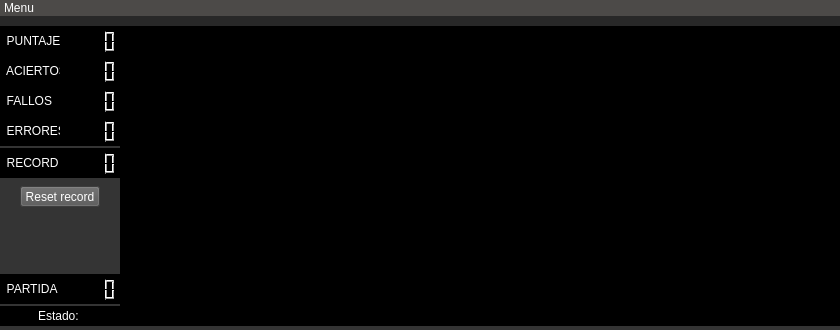
<?xml version="1.0" encoding="UTF-8"?>
<ui version="4.0">
 <class>MainWindow</class>
 <widget class="QMainWindow" name="MainWindow">
  <property name="geometry">
   <rect>
    <x>0</x>
    <y>0</y>
    <width>840</width>
    <height>330</height>
   </rect>
  </property>
  <property name="minimumSize">
   <size>
    <width>840</width>
    <height>330</height>
   </size>
  </property>
  <property name="maximumSize">
   <size>
    <width>840</width>
    <height>330</height>
   </size>
  </property>
  <property name="windowTitle">
   <string>Comunicación entre PC - Mbed</string>
  </property>
  <property name="styleSheet">
   <string notr="true">background-color: rgb(52, 52, 52);</string>
  </property>
  <property name="tabShape">
   <enum>QTabWidget::Triangular</enum>
  </property>
  <property name="dockNestingEnabled">
   <bool>false</bool>
  </property>
  <property name="dockOptions">
   <set>QMainWindow::AllowTabbedDocks|QMainWindow::AnimatedDocks</set>
  </property>
  <widget class="QWidget" name="centralwidget">
   <widget class="QWidget" name="widget" native="true">
    <property name="geometry">
     <rect>
      <x>120</x>
      <y>10</y>
      <width>730</width>
      <height>300</height>
     </rect>
    </property>
    <property name="autoFillBackground">
     <bool>false</bool>
    </property>
    <property name="styleSheet">
     <string notr="true">background-color: rgb(0, 0, 0);</string>
    </property>
   </widget>
   <widget class="QLCDNumber" name="puntaje_2">
    <property name="geometry">
     <rect>
      <x>60</x>
      <y>10</y>
      <width>60</width>
      <height>30</height>
     </rect>
    </property>
    <property name="maximumSize">
     <size>
      <width>60</width>
      <height>30</height>
     </size>
    </property>
    <property name="layoutDirection">
     <enum>Qt::LeftToRight</enum>
    </property>
    <property name="autoFillBackground">
     <bool>false</bool>
    </property>
    <property name="styleSheet">
     <string notr="true">background-color: rgb(0, 0, 0);
background-color: rgb(0, 0, 0);</string>
    </property>
    <property name="frameShape">
     <enum>QFrame::NoFrame</enum>
    </property>
    <property name="frameShadow">
     <enum>QFrame::Raised</enum>
    </property>
    <property name="smallDecimalPoint">
     <bool>false</bool>
    </property>
    <property name="digitCount">
     <number>5</number>
    </property>
    <property name="segmentStyle">
     <enum>QLCDNumber::Filled</enum>
    </property>
   </widget>
   <widget class="QLCDNumber" name="aciertos_2">
    <property name="geometry">
     <rect>
      <x>60</x>
      <y>40</y>
      <width>60</width>
      <height>30</height>
     </rect>
    </property>
    <property name="maximumSize">
     <size>
      <width>60</width>
      <height>16777215</height>
     </size>
    </property>
    <property name="autoFillBackground">
     <bool>false</bool>
    </property>
    <property name="styleSheet">
     <string notr="true">background-color: rgb(0, 0, 0);
background-color: rgb(0, 0, 0);</string>
    </property>
    <property name="frameShape">
     <enum>QFrame::NoFrame</enum>
    </property>
    <property name="frameShadow">
     <enum>QFrame::Raised</enum>
    </property>
   </widget>
   <widget class="QLCDNumber" name="errores_2">
    <property name="geometry">
     <rect>
      <x>60</x>
      <y>100</y>
      <width>60</width>
      <height>30</height>
     </rect>
    </property>
    <property name="maximumSize">
     <size>
      <width>60</width>
      <height>16777215</height>
     </size>
    </property>
    <property name="autoFillBackground">
     <bool>false</bool>
    </property>
    <property name="styleSheet">
     <string notr="true">background-color: rgb(0, 0, 0);
background-color: rgb(0, 0, 0);</string>
    </property>
    <property name="frameShape">
     <enum>QFrame::NoFrame</enum>
    </property>
    <property name="frameShadow">
     <enum>QFrame::Raised</enum>
    </property>
   </widget>
   <widget class="QLCDNumber" name="fallos_2">
    <property name="geometry">
     <rect>
      <x>60</x>
      <y>70</y>
      <width>60</width>
      <height>30</height>
     </rect>
    </property>
    <property name="maximumSize">
     <size>
      <width>60</width>
      <height>16777215</height>
     </size>
    </property>
    <property name="autoFillBackground">
     <bool>false</bool>
    </property>
    <property name="styleSheet">
     <string notr="true">background-color: rgb(0, 0, 0);
background-color: rgb(0, 0, 0);</string>
    </property>
    <property name="frameShape">
     <enum>QFrame::NoFrame</enum>
    </property>
    <property name="frameShadow">
     <enum>QFrame::Raised</enum>
    </property>
   </widget>
   <widget class="QLabel" name="aciertos">
    <property name="geometry">
     <rect>
      <x>0</x>
      <y>40</y>
      <width>60</width>
      <height>30</height>
     </rect>
    </property>
    <property name="maximumSize">
     <size>
      <width>60</width>
      <height>16777215</height>
     </size>
    </property>
    <property name="palette">
     <palette>
      <active>
       <colorrole role="WindowText">
        <brush brushstyle="SolidPattern">
         <color alpha="255">
          <red>255</red>
          <green>255</green>
          <blue>255</blue>
         </color>
        </brush>
       </colorrole>
       <colorrole role="Button">
        <brush brushstyle="SolidPattern">
         <color alpha="255">
          <red>0</red>
          <green>0</green>
          <blue>0</blue>
         </color>
        </brush>
       </colorrole>
       <colorrole role="Text">
        <brush brushstyle="SolidPattern">
         <color alpha="255">
          <red>255</red>
          <green>255</green>
          <blue>255</blue>
         </color>
        </brush>
       </colorrole>
       <colorrole role="ButtonText">
        <brush brushstyle="SolidPattern">
         <color alpha="255">
          <red>255</red>
          <green>255</green>
          <blue>255</blue>
         </color>
        </brush>
       </colorrole>
       <colorrole role="Base">
        <brush brushstyle="SolidPattern">
         <color alpha="255">
          <red>0</red>
          <green>0</green>
          <blue>0</blue>
         </color>
        </brush>
       </colorrole>
       <colorrole role="Window">
        <brush brushstyle="SolidPattern">
         <color alpha="255">
          <red>0</red>
          <green>0</green>
          <blue>0</blue>
         </color>
        </brush>
       </colorrole>
       <colorrole role="PlaceholderText">
        <brush brushstyle="SolidPattern">
         <color alpha="128">
          <red>255</red>
          <green>255</green>
          <blue>255</blue>
         </color>
        </brush>
       </colorrole>
      </active>
      <inactive>
       <colorrole role="WindowText">
        <brush brushstyle="SolidPattern">
         <color alpha="255">
          <red>255</red>
          <green>255</green>
          <blue>255</blue>
         </color>
        </brush>
       </colorrole>
       <colorrole role="Button">
        <brush brushstyle="SolidPattern">
         <color alpha="255">
          <red>0</red>
          <green>0</green>
          <blue>0</blue>
         </color>
        </brush>
       </colorrole>
       <colorrole role="Text">
        <brush brushstyle="SolidPattern">
         <color alpha="255">
          <red>255</red>
          <green>255</green>
          <blue>255</blue>
         </color>
        </brush>
       </colorrole>
       <colorrole role="ButtonText">
        <brush brushstyle="SolidPattern">
         <color alpha="255">
          <red>255</red>
          <green>255</green>
          <blue>255</blue>
         </color>
        </brush>
       </colorrole>
       <colorrole role="Base">
        <brush brushstyle="SolidPattern">
         <color alpha="255">
          <red>0</red>
          <green>0</green>
          <blue>0</blue>
         </color>
        </brush>
       </colorrole>
       <colorrole role="Window">
        <brush brushstyle="SolidPattern">
         <color alpha="255">
          <red>0</red>
          <green>0</green>
          <blue>0</blue>
         </color>
        </brush>
       </colorrole>
       <colorrole role="PlaceholderText">
        <brush brushstyle="SolidPattern">
         <color alpha="128">
          <red>255</red>
          <green>255</green>
          <blue>255</blue>
         </color>
        </brush>
       </colorrole>
      </inactive>
      <disabled>
       <colorrole role="WindowText">
        <brush brushstyle="SolidPattern">
         <color alpha="255">
          <red>255</red>
          <green>255</green>
          <blue>255</blue>
         </color>
        </brush>
       </colorrole>
       <colorrole role="Button">
        <brush brushstyle="SolidPattern">
         <color alpha="255">
          <red>0</red>
          <green>0</green>
          <blue>0</blue>
         </color>
        </brush>
       </colorrole>
       <colorrole role="Text">
        <brush brushstyle="SolidPattern">
         <color alpha="255">
          <red>255</red>
          <green>255</green>
          <blue>255</blue>
         </color>
        </brush>
       </colorrole>
       <colorrole role="ButtonText">
        <brush brushstyle="SolidPattern">
         <color alpha="255">
          <red>255</red>
          <green>255</green>
          <blue>255</blue>
         </color>
        </brush>
       </colorrole>
       <colorrole role="Base">
        <brush brushstyle="SolidPattern">
         <color alpha="255">
          <red>0</red>
          <green>0</green>
          <blue>0</blue>
         </color>
        </brush>
       </colorrole>
       <colorrole role="Window">
        <brush brushstyle="SolidPattern">
         <color alpha="255">
          <red>0</red>
          <green>0</green>
          <blue>0</blue>
         </color>
        </brush>
       </colorrole>
       <colorrole role="PlaceholderText">
        <brush brushstyle="SolidPattern">
         <color alpha="128">
          <red>0</red>
          <green>0</green>
          <blue>0</blue>
         </color>
        </brush>
       </colorrole>
      </disabled>
     </palette>
    </property>
    <property name="autoFillBackground">
     <bool>false</bool>
    </property>
    <property name="styleSheet">
     <string notr="true">background-color: rgb(0, 0, 0);
color: rgb(255, 255, 255);
background-color: rgb(0, 0, 0);</string>
    </property>
    <property name="text">
     <string>  ACIERTOS</string>
    </property>
   </widget>
   <widget class="QLabel" name="errores">
    <property name="geometry">
     <rect>
      <x>0</x>
      <y>100</y>
      <width>60</width>
      <height>30</height>
     </rect>
    </property>
    <property name="maximumSize">
     <size>
      <width>60</width>
      <height>16777215</height>
     </size>
    </property>
    <property name="palette">
     <palette>
      <active>
       <colorrole role="WindowText">
        <brush brushstyle="SolidPattern">
         <color alpha="255">
          <red>255</red>
          <green>255</green>
          <blue>255</blue>
         </color>
        </brush>
       </colorrole>
       <colorrole role="Button">
        <brush brushstyle="SolidPattern">
         <color alpha="255">
          <red>0</red>
          <green>0</green>
          <blue>0</blue>
         </color>
        </brush>
       </colorrole>
       <colorrole role="Text">
        <brush brushstyle="SolidPattern">
         <color alpha="255">
          <red>255</red>
          <green>255</green>
          <blue>255</blue>
         </color>
        </brush>
       </colorrole>
       <colorrole role="ButtonText">
        <brush brushstyle="SolidPattern">
         <color alpha="255">
          <red>255</red>
          <green>255</green>
          <blue>255</blue>
         </color>
        </brush>
       </colorrole>
       <colorrole role="Base">
        <brush brushstyle="SolidPattern">
         <color alpha="255">
          <red>0</red>
          <green>0</green>
          <blue>0</blue>
         </color>
        </brush>
       </colorrole>
       <colorrole role="Window">
        <brush brushstyle="SolidPattern">
         <color alpha="255">
          <red>0</red>
          <green>0</green>
          <blue>0</blue>
         </color>
        </brush>
       </colorrole>
       <colorrole role="PlaceholderText">
        <brush brushstyle="SolidPattern">
         <color alpha="128">
          <red>255</red>
          <green>255</green>
          <blue>255</blue>
         </color>
        </brush>
       </colorrole>
      </active>
      <inactive>
       <colorrole role="WindowText">
        <brush brushstyle="SolidPattern">
         <color alpha="255">
          <red>255</red>
          <green>255</green>
          <blue>255</blue>
         </color>
        </brush>
       </colorrole>
       <colorrole role="Button">
        <brush brushstyle="SolidPattern">
         <color alpha="255">
          <red>0</red>
          <green>0</green>
          <blue>0</blue>
         </color>
        </brush>
       </colorrole>
       <colorrole role="Text">
        <brush brushstyle="SolidPattern">
         <color alpha="255">
          <red>255</red>
          <green>255</green>
          <blue>255</blue>
         </color>
        </brush>
       </colorrole>
       <colorrole role="ButtonText">
        <brush brushstyle="SolidPattern">
         <color alpha="255">
          <red>255</red>
          <green>255</green>
          <blue>255</blue>
         </color>
        </brush>
       </colorrole>
       <colorrole role="Base">
        <brush brushstyle="SolidPattern">
         <color alpha="255">
          <red>0</red>
          <green>0</green>
          <blue>0</blue>
         </color>
        </brush>
       </colorrole>
       <colorrole role="Window">
        <brush brushstyle="SolidPattern">
         <color alpha="255">
          <red>0</red>
          <green>0</green>
          <blue>0</blue>
         </color>
        </brush>
       </colorrole>
       <colorrole role="PlaceholderText">
        <brush brushstyle="SolidPattern">
         <color alpha="128">
          <red>255</red>
          <green>255</green>
          <blue>255</blue>
         </color>
        </brush>
       </colorrole>
      </inactive>
      <disabled>
       <colorrole role="WindowText">
        <brush brushstyle="SolidPattern">
         <color alpha="255">
          <red>255</red>
          <green>255</green>
          <blue>255</blue>
         </color>
        </brush>
       </colorrole>
       <colorrole role="Button">
        <brush brushstyle="SolidPattern">
         <color alpha="255">
          <red>0</red>
          <green>0</green>
          <blue>0</blue>
         </color>
        </brush>
       </colorrole>
       <colorrole role="Text">
        <brush brushstyle="SolidPattern">
         <color alpha="255">
          <red>255</red>
          <green>255</green>
          <blue>255</blue>
         </color>
        </brush>
       </colorrole>
       <colorrole role="ButtonText">
        <brush brushstyle="SolidPattern">
         <color alpha="255">
          <red>255</red>
          <green>255</green>
          <blue>255</blue>
         </color>
        </brush>
       </colorrole>
       <colorrole role="Base">
        <brush brushstyle="SolidPattern">
         <color alpha="255">
          <red>0</red>
          <green>0</green>
          <blue>0</blue>
         </color>
        </brush>
       </colorrole>
       <colorrole role="Window">
        <brush brushstyle="SolidPattern">
         <color alpha="255">
          <red>0</red>
          <green>0</green>
          <blue>0</blue>
         </color>
        </brush>
       </colorrole>
       <colorrole role="PlaceholderText">
        <brush brushstyle="SolidPattern">
         <color alpha="128">
          <red>0</red>
          <green>0</green>
          <blue>0</blue>
         </color>
        </brush>
       </colorrole>
      </disabled>
     </palette>
    </property>
    <property name="autoFillBackground">
     <bool>false</bool>
    </property>
    <property name="styleSheet">
     <string notr="true">background-color: rgb(0, 0, 0);
color: rgb(255, 255, 255);
background-color: rgb(0, 0, 0);</string>
    </property>
    <property name="text">
     <string>  ERRORES</string>
    </property>
   </widget>
   <widget class="QLabel" name="fallos">
    <property name="geometry">
     <rect>
      <x>0</x>
      <y>70</y>
      <width>60</width>
      <height>30</height>
     </rect>
    </property>
    <property name="maximumSize">
     <size>
      <width>60</width>
      <height>16777215</height>
     </size>
    </property>
    <property name="palette">
     <palette>
      <active>
       <colorrole role="WindowText">
        <brush brushstyle="SolidPattern">
         <color alpha="255">
          <red>255</red>
          <green>255</green>
          <blue>255</blue>
         </color>
        </brush>
       </colorrole>
       <colorrole role="Button">
        <brush brushstyle="SolidPattern">
         <color alpha="255">
          <red>0</red>
          <green>0</green>
          <blue>0</blue>
         </color>
        </brush>
       </colorrole>
       <colorrole role="Text">
        <brush brushstyle="SolidPattern">
         <color alpha="255">
          <red>255</red>
          <green>255</green>
          <blue>255</blue>
         </color>
        </brush>
       </colorrole>
       <colorrole role="ButtonText">
        <brush brushstyle="SolidPattern">
         <color alpha="255">
          <red>255</red>
          <green>255</green>
          <blue>255</blue>
         </color>
        </brush>
       </colorrole>
       <colorrole role="Base">
        <brush brushstyle="SolidPattern">
         <color alpha="255">
          <red>0</red>
          <green>0</green>
          <blue>0</blue>
         </color>
        </brush>
       </colorrole>
       <colorrole role="Window">
        <brush brushstyle="SolidPattern">
         <color alpha="255">
          <red>0</red>
          <green>0</green>
          <blue>0</blue>
         </color>
        </brush>
       </colorrole>
       <colorrole role="PlaceholderText">
        <brush brushstyle="SolidPattern">
         <color alpha="128">
          <red>255</red>
          <green>255</green>
          <blue>255</blue>
         </color>
        </brush>
       </colorrole>
      </active>
      <inactive>
       <colorrole role="WindowText">
        <brush brushstyle="SolidPattern">
         <color alpha="255">
          <red>255</red>
          <green>255</green>
          <blue>255</blue>
         </color>
        </brush>
       </colorrole>
       <colorrole role="Button">
        <brush brushstyle="SolidPattern">
         <color alpha="255">
          <red>0</red>
          <green>0</green>
          <blue>0</blue>
         </color>
        </brush>
       </colorrole>
       <colorrole role="Text">
        <brush brushstyle="SolidPattern">
         <color alpha="255">
          <red>255</red>
          <green>255</green>
          <blue>255</blue>
         </color>
        </brush>
       </colorrole>
       <colorrole role="ButtonText">
        <brush brushstyle="SolidPattern">
         <color alpha="255">
          <red>255</red>
          <green>255</green>
          <blue>255</blue>
         </color>
        </brush>
       </colorrole>
       <colorrole role="Base">
        <brush brushstyle="SolidPattern">
         <color alpha="255">
          <red>0</red>
          <green>0</green>
          <blue>0</blue>
         </color>
        </brush>
       </colorrole>
       <colorrole role="Window">
        <brush brushstyle="SolidPattern">
         <color alpha="255">
          <red>0</red>
          <green>0</green>
          <blue>0</blue>
         </color>
        </brush>
       </colorrole>
       <colorrole role="PlaceholderText">
        <brush brushstyle="SolidPattern">
         <color alpha="128">
          <red>255</red>
          <green>255</green>
          <blue>255</blue>
         </color>
        </brush>
       </colorrole>
      </inactive>
      <disabled>
       <colorrole role="WindowText">
        <brush brushstyle="SolidPattern">
         <color alpha="255">
          <red>255</red>
          <green>255</green>
          <blue>255</blue>
         </color>
        </brush>
       </colorrole>
       <colorrole role="Button">
        <brush brushstyle="SolidPattern">
         <color alpha="255">
          <red>0</red>
          <green>0</green>
          <blue>0</blue>
         </color>
        </brush>
       </colorrole>
       <colorrole role="Text">
        <brush brushstyle="SolidPattern">
         <color alpha="255">
          <red>255</red>
          <green>255</green>
          <blue>255</blue>
         </color>
        </brush>
       </colorrole>
       <colorrole role="ButtonText">
        <brush brushstyle="SolidPattern">
         <color alpha="255">
          <red>255</red>
          <green>255</green>
          <blue>255</blue>
         </color>
        </brush>
       </colorrole>
       <colorrole role="Base">
        <brush brushstyle="SolidPattern">
         <color alpha="255">
          <red>0</red>
          <green>0</green>
          <blue>0</blue>
         </color>
        </brush>
       </colorrole>
       <colorrole role="Window">
        <brush brushstyle="SolidPattern">
         <color alpha="255">
          <red>0</red>
          <green>0</green>
          <blue>0</blue>
         </color>
        </brush>
       </colorrole>
       <colorrole role="PlaceholderText">
        <brush brushstyle="SolidPattern">
         <color alpha="128">
          <red>0</red>
          <green>0</green>
          <blue>0</blue>
         </color>
        </brush>
       </colorrole>
      </disabled>
     </palette>
    </property>
    <property name="autoFillBackground">
     <bool>false</bool>
    </property>
    <property name="styleSheet">
     <string notr="true">background-color: rgb(0, 0, 0);
color: rgb(255, 255, 255);
background-color: rgb(0, 0, 0);</string>
    </property>
    <property name="text">
     <string>  FALLOS</string>
    </property>
   </widget>
   <widget class="QLabel" name="estado1">
    <property name="geometry">
     <rect>
      <x>0</x>
      <y>290</y>
      <width>120</width>
      <height>20</height>
     </rect>
    </property>
    <property name="autoFillBackground">
     <bool>false</bool>
    </property>
    <property name="styleSheet">
     <string notr="true">background-color: rgb(0, 0, 0);
color: rgb(255, 255, 255);</string>
    </property>
    <property name="frameShape">
     <enum>QFrame::NoFrame</enum>
    </property>
    <property name="frameShadow">
     <enum>QFrame::Raised</enum>
    </property>
    <property name="text">
     <string>Estado: </string>
    </property>
    <property name="textFormat">
     <enum>Qt::AutoText</enum>
    </property>
    <property name="alignment">
     <set>Qt::AlignCenter</set>
    </property>
   </widget>
   <widget class="QLabel" name="puntaje">
    <property name="geometry">
     <rect>
      <x>0</x>
      <y>10</y>
      <width>60</width>
      <height>30</height>
     </rect>
    </property>
    <property name="maximumSize">
     <size>
      <width>60</width>
      <height>16777215</height>
     </size>
    </property>
    <property name="palette">
     <palette>
      <active>
       <colorrole role="WindowText">
        <brush brushstyle="SolidPattern">
         <color alpha="255">
          <red>255</red>
          <green>255</green>
          <blue>255</blue>
         </color>
        </brush>
       </colorrole>
       <colorrole role="Button">
        <brush brushstyle="SolidPattern">
         <color alpha="255">
          <red>0</red>
          <green>0</green>
          <blue>0</blue>
         </color>
        </brush>
       </colorrole>
       <colorrole role="Text">
        <brush brushstyle="SolidPattern">
         <color alpha="255">
          <red>255</red>
          <green>255</green>
          <blue>255</blue>
         </color>
        </brush>
       </colorrole>
       <colorrole role="ButtonText">
        <brush brushstyle="SolidPattern">
         <color alpha="255">
          <red>255</red>
          <green>255</green>
          <blue>255</blue>
         </color>
        </brush>
       </colorrole>
       <colorrole role="Base">
        <brush brushstyle="SolidPattern">
         <color alpha="255">
          <red>0</red>
          <green>0</green>
          <blue>0</blue>
         </color>
        </brush>
       </colorrole>
       <colorrole role="Window">
        <brush brushstyle="SolidPattern">
         <color alpha="255">
          <red>0</red>
          <green>0</green>
          <blue>0</blue>
         </color>
        </brush>
       </colorrole>
       <colorrole role="PlaceholderText">
        <brush brushstyle="SolidPattern">
         <color alpha="128">
          <red>255</red>
          <green>255</green>
          <blue>255</blue>
         </color>
        </brush>
       </colorrole>
      </active>
      <inactive>
       <colorrole role="WindowText">
        <brush brushstyle="SolidPattern">
         <color alpha="255">
          <red>255</red>
          <green>255</green>
          <blue>255</blue>
         </color>
        </brush>
       </colorrole>
       <colorrole role="Button">
        <brush brushstyle="SolidPattern">
         <color alpha="255">
          <red>0</red>
          <green>0</green>
          <blue>0</blue>
         </color>
        </brush>
       </colorrole>
       <colorrole role="Text">
        <brush brushstyle="SolidPattern">
         <color alpha="255">
          <red>255</red>
          <green>255</green>
          <blue>255</blue>
         </color>
        </brush>
       </colorrole>
       <colorrole role="ButtonText">
        <brush brushstyle="SolidPattern">
         <color alpha="255">
          <red>255</red>
          <green>255</green>
          <blue>255</blue>
         </color>
        </brush>
       </colorrole>
       <colorrole role="Base">
        <brush brushstyle="SolidPattern">
         <color alpha="255">
          <red>0</red>
          <green>0</green>
          <blue>0</blue>
         </color>
        </brush>
       </colorrole>
       <colorrole role="Window">
        <brush brushstyle="SolidPattern">
         <color alpha="255">
          <red>0</red>
          <green>0</green>
          <blue>0</blue>
         </color>
        </brush>
       </colorrole>
       <colorrole role="PlaceholderText">
        <brush brushstyle="SolidPattern">
         <color alpha="128">
          <red>255</red>
          <green>255</green>
          <blue>255</blue>
         </color>
        </brush>
       </colorrole>
      </inactive>
      <disabled>
       <colorrole role="WindowText">
        <brush brushstyle="SolidPattern">
         <color alpha="255">
          <red>255</red>
          <green>255</green>
          <blue>255</blue>
         </color>
        </brush>
       </colorrole>
       <colorrole role="Button">
        <brush brushstyle="SolidPattern">
         <color alpha="255">
          <red>0</red>
          <green>0</green>
          <blue>0</blue>
         </color>
        </brush>
       </colorrole>
       <colorrole role="Text">
        <brush brushstyle="SolidPattern">
         <color alpha="255">
          <red>255</red>
          <green>255</green>
          <blue>255</blue>
         </color>
        </brush>
       </colorrole>
       <colorrole role="ButtonText">
        <brush brushstyle="SolidPattern">
         <color alpha="255">
          <red>255</red>
          <green>255</green>
          <blue>255</blue>
         </color>
        </brush>
       </colorrole>
       <colorrole role="Base">
        <brush brushstyle="SolidPattern">
         <color alpha="255">
          <red>0</red>
          <green>0</green>
          <blue>0</blue>
         </color>
        </brush>
       </colorrole>
       <colorrole role="Window">
        <brush brushstyle="SolidPattern">
         <color alpha="255">
          <red>0</red>
          <green>0</green>
          <blue>0</blue>
         </color>
        </brush>
       </colorrole>
       <colorrole role="PlaceholderText">
        <brush brushstyle="SolidPattern">
         <color alpha="128">
          <red>0</red>
          <green>0</green>
          <blue>0</blue>
         </color>
        </brush>
       </colorrole>
      </disabled>
     </palette>
    </property>
    <property name="autoFillBackground">
     <bool>false</bool>
    </property>
    <property name="styleSheet">
     <string notr="true">background-color: rgb(0, 0, 0);
color: rgb(255, 255, 255);
background-color: rgb(0, 0, 0);</string>
    </property>
    <property name="text">
     <string>  PUNTAJE</string>
    </property>
   </widget>
   <widget class="QProgressBar" name="progressBar">
    <property name="enabled">
     <bool>true</bool>
    </property>
    <property name="geometry">
     <rect>
      <x>-1</x>
      <y>0</y>
      <width>851</width>
      <height>10</height>
     </rect>
    </property>
    <property name="focusPolicy">
     <enum>Qt::NoFocus</enum>
    </property>
    <property name="contextMenuPolicy">
     <enum>Qt::NoContextMenu</enum>
    </property>
    <property name="acceptDrops">
     <bool>true</bool>
    </property>
    <property name="toolTip">
     <string notr="true"/>
    </property>
    <property name="autoFillBackground">
     <bool>false</bool>
    </property>
    <property name="styleSheet">
     <string notr="true">QProgressBar {
	background-color: rgb(40, 40, 40);
	border: 0px solid black;
	border-radius: 0px
}

QProgressBar::chunk {
	background-color: #a70006;
	width: 10px;
}</string>
    </property>
    <property name="maximum">
     <number>2990</number>
    </property>
    <property name="value">
     <number>0</number>
    </property>
    <property name="alignment">
     <set>Qt::AlignLeading|Qt::AlignLeft|Qt::AlignVCenter</set>
    </property>
    <property name="textVisible">
     <bool>false</bool>
    </property>
    <property name="invertedAppearance">
     <bool>false</bool>
    </property>
    <property name="format">
     <string>%v%</string>
    </property>
   </widget>
   <widget class="QLCDNumber" name="record_2">
    <property name="geometry">
     <rect>
      <x>60</x>
      <y>132</y>
      <width>60</width>
      <height>30</height>
     </rect>
    </property>
    <property name="maximumSize">
     <size>
      <width>60</width>
      <height>16777215</height>
     </size>
    </property>
    <property name="layoutDirection">
     <enum>Qt::LeftToRight</enum>
    </property>
    <property name="autoFillBackground">
     <bool>false</bool>
    </property>
    <property name="styleSheet">
     <string notr="true">background-color: rgb(0, 0, 0);
background-color: rgb(0, 0, 0);</string>
    </property>
    <property name="frameShape">
     <enum>QFrame::NoFrame</enum>
    </property>
    <property name="frameShadow">
     <enum>QFrame::Raised</enum>
    </property>
    <property name="smallDecimalPoint">
     <bool>false</bool>
    </property>
    <property name="digitCount">
     <number>5</number>
    </property>
    <property name="segmentStyle">
     <enum>QLCDNumber::Filled</enum>
    </property>
   </widget>
   <widget class="QLabel" name="record">
    <property name="geometry">
     <rect>
      <x>0</x>
      <y>132</y>
      <width>60</width>
      <height>30</height>
     </rect>
    </property>
    <property name="maximumSize">
     <size>
      <width>60</width>
      <height>16777215</height>
     </size>
    </property>
    <property name="palette">
     <palette>
      <active>
       <colorrole role="WindowText">
        <brush brushstyle="SolidPattern">
         <color alpha="255">
          <red>255</red>
          <green>255</green>
          <blue>255</blue>
         </color>
        </brush>
       </colorrole>
       <colorrole role="Button">
        <brush brushstyle="SolidPattern">
         <color alpha="255">
          <red>0</red>
          <green>0</green>
          <blue>0</blue>
         </color>
        </brush>
       </colorrole>
       <colorrole role="Text">
        <brush brushstyle="SolidPattern">
         <color alpha="255">
          <red>255</red>
          <green>255</green>
          <blue>255</blue>
         </color>
        </brush>
       </colorrole>
       <colorrole role="ButtonText">
        <brush brushstyle="SolidPattern">
         <color alpha="255">
          <red>255</red>
          <green>255</green>
          <blue>255</blue>
         </color>
        </brush>
       </colorrole>
       <colorrole role="Base">
        <brush brushstyle="SolidPattern">
         <color alpha="255">
          <red>0</red>
          <green>0</green>
          <blue>0</blue>
         </color>
        </brush>
       </colorrole>
       <colorrole role="Window">
        <brush brushstyle="SolidPattern">
         <color alpha="255">
          <red>0</red>
          <green>0</green>
          <blue>0</blue>
         </color>
        </brush>
       </colorrole>
       <colorrole role="PlaceholderText">
        <brush brushstyle="SolidPattern">
         <color alpha="128">
          <red>255</red>
          <green>255</green>
          <blue>255</blue>
         </color>
        </brush>
       </colorrole>
      </active>
      <inactive>
       <colorrole role="WindowText">
        <brush brushstyle="SolidPattern">
         <color alpha="255">
          <red>255</red>
          <green>255</green>
          <blue>255</blue>
         </color>
        </brush>
       </colorrole>
       <colorrole role="Button">
        <brush brushstyle="SolidPattern">
         <color alpha="255">
          <red>0</red>
          <green>0</green>
          <blue>0</blue>
         </color>
        </brush>
       </colorrole>
       <colorrole role="Text">
        <brush brushstyle="SolidPattern">
         <color alpha="255">
          <red>255</red>
          <green>255</green>
          <blue>255</blue>
         </color>
        </brush>
       </colorrole>
       <colorrole role="ButtonText">
        <brush brushstyle="SolidPattern">
         <color alpha="255">
          <red>255</red>
          <green>255</green>
          <blue>255</blue>
         </color>
        </brush>
       </colorrole>
       <colorrole role="Base">
        <brush brushstyle="SolidPattern">
         <color alpha="255">
          <red>0</red>
          <green>0</green>
          <blue>0</blue>
         </color>
        </brush>
       </colorrole>
       <colorrole role="Window">
        <brush brushstyle="SolidPattern">
         <color alpha="255">
          <red>0</red>
          <green>0</green>
          <blue>0</blue>
         </color>
        </brush>
       </colorrole>
       <colorrole role="PlaceholderText">
        <brush brushstyle="SolidPattern">
         <color alpha="128">
          <red>255</red>
          <green>255</green>
          <blue>255</blue>
         </color>
        </brush>
       </colorrole>
      </inactive>
      <disabled>
       <colorrole role="WindowText">
        <brush brushstyle="SolidPattern">
         <color alpha="255">
          <red>255</red>
          <green>255</green>
          <blue>255</blue>
         </color>
        </brush>
       </colorrole>
       <colorrole role="Button">
        <brush brushstyle="SolidPattern">
         <color alpha="255">
          <red>0</red>
          <green>0</green>
          <blue>0</blue>
         </color>
        </brush>
       </colorrole>
       <colorrole role="Text">
        <brush brushstyle="SolidPattern">
         <color alpha="255">
          <red>255</red>
          <green>255</green>
          <blue>255</blue>
         </color>
        </brush>
       </colorrole>
       <colorrole role="ButtonText">
        <brush brushstyle="SolidPattern">
         <color alpha="255">
          <red>255</red>
          <green>255</green>
          <blue>255</blue>
         </color>
        </brush>
       </colorrole>
       <colorrole role="Base">
        <brush brushstyle="SolidPattern">
         <color alpha="255">
          <red>0</red>
          <green>0</green>
          <blue>0</blue>
         </color>
        </brush>
       </colorrole>
       <colorrole role="Window">
        <brush brushstyle="SolidPattern">
         <color alpha="255">
          <red>0</red>
          <green>0</green>
          <blue>0</blue>
         </color>
        </brush>
       </colorrole>
       <colorrole role="PlaceholderText">
        <brush brushstyle="SolidPattern">
         <color alpha="128">
          <red>0</red>
          <green>0</green>
          <blue>0</blue>
         </color>
        </brush>
       </colorrole>
      </disabled>
     </palette>
    </property>
    <property name="autoFillBackground">
     <bool>false</bool>
    </property>
    <property name="styleSheet">
     <string notr="true">background-color: rgb(0, 0, 0);
color: rgb(255, 255, 255);
background-color: rgb(0, 0, 0);</string>
    </property>
    <property name="text">
     <string>  RECORD</string>
    </property>
   </widget>
   <widget class="QPushButton" name="pushButton">
    <property name="geometry">
     <rect>
      <x>20</x>
      <y>170</y>
      <width>80</width>
      <height>21</height>
     </rect>
    </property>
    <property name="styleSheet">
     <string notr="true">background-color: rgb(85, 85, 85);
color: rgb(255, 255, 255);</string>
    </property>
    <property name="text">
     <string>Reset record</string>
    </property>
    <property name="flat">
     <bool>false</bool>
    </property>
   </widget>
   <widget class="QLCDNumber" name="partida_2">
    <property name="geometry">
     <rect>
      <x>60</x>
      <y>258</y>
      <width>60</width>
      <height>30</height>
     </rect>
    </property>
    <property name="maximumSize">
     <size>
      <width>60</width>
      <height>16777215</height>
     </size>
    </property>
    <property name="layoutDirection">
     <enum>Qt::LeftToRight</enum>
    </property>
    <property name="autoFillBackground">
     <bool>false</bool>
    </property>
    <property name="styleSheet">
     <string notr="true">background-color: rgb(0, 0, 0);
background-color: rgb(0, 0, 0);</string>
    </property>
    <property name="frameShape">
     <enum>QFrame::NoFrame</enum>
    </property>
    <property name="frameShadow">
     <enum>QFrame::Raised</enum>
    </property>
    <property name="smallDecimalPoint">
     <bool>false</bool>
    </property>
    <property name="digitCount">
     <number>5</number>
    </property>
    <property name="segmentStyle">
     <enum>QLCDNumber::Filled</enum>
    </property>
   </widget>
   <widget class="QLabel" name="partida">
    <property name="geometry">
     <rect>
      <x>0</x>
      <y>258</y>
      <width>60</width>
      <height>30</height>
     </rect>
    </property>
    <property name="maximumSize">
     <size>
      <width>60</width>
      <height>16777215</height>
     </size>
    </property>
    <property name="palette">
     <palette>
      <active>
       <colorrole role="WindowText">
        <brush brushstyle="SolidPattern">
         <color alpha="255">
          <red>255</red>
          <green>255</green>
          <blue>255</blue>
         </color>
        </brush>
       </colorrole>
       <colorrole role="Button">
        <brush brushstyle="SolidPattern">
         <color alpha="255">
          <red>0</red>
          <green>0</green>
          <blue>0</blue>
         </color>
        </brush>
       </colorrole>
       <colorrole role="Text">
        <brush brushstyle="SolidPattern">
         <color alpha="255">
          <red>255</red>
          <green>255</green>
          <blue>255</blue>
         </color>
        </brush>
       </colorrole>
       <colorrole role="ButtonText">
        <brush brushstyle="SolidPattern">
         <color alpha="255">
          <red>255</red>
          <green>255</green>
          <blue>255</blue>
         </color>
        </brush>
       </colorrole>
       <colorrole role="Base">
        <brush brushstyle="SolidPattern">
         <color alpha="255">
          <red>0</red>
          <green>0</green>
          <blue>0</blue>
         </color>
        </brush>
       </colorrole>
       <colorrole role="Window">
        <brush brushstyle="SolidPattern">
         <color alpha="255">
          <red>0</red>
          <green>0</green>
          <blue>0</blue>
         </color>
        </brush>
       </colorrole>
       <colorrole role="PlaceholderText">
        <brush brushstyle="SolidPattern">
         <color alpha="128">
          <red>255</red>
          <green>255</green>
          <blue>255</blue>
         </color>
        </brush>
       </colorrole>
      </active>
      <inactive>
       <colorrole role="WindowText">
        <brush brushstyle="SolidPattern">
         <color alpha="255">
          <red>255</red>
          <green>255</green>
          <blue>255</blue>
         </color>
        </brush>
       </colorrole>
       <colorrole role="Button">
        <brush brushstyle="SolidPattern">
         <color alpha="255">
          <red>0</red>
          <green>0</green>
          <blue>0</blue>
         </color>
        </brush>
       </colorrole>
       <colorrole role="Text">
        <brush brushstyle="SolidPattern">
         <color alpha="255">
          <red>255</red>
          <green>255</green>
          <blue>255</blue>
         </color>
        </brush>
       </colorrole>
       <colorrole role="ButtonText">
        <brush brushstyle="SolidPattern">
         <color alpha="255">
          <red>255</red>
          <green>255</green>
          <blue>255</blue>
         </color>
        </brush>
       </colorrole>
       <colorrole role="Base">
        <brush brushstyle="SolidPattern">
         <color alpha="255">
          <red>0</red>
          <green>0</green>
          <blue>0</blue>
         </color>
        </brush>
       </colorrole>
       <colorrole role="Window">
        <brush brushstyle="SolidPattern">
         <color alpha="255">
          <red>0</red>
          <green>0</green>
          <blue>0</blue>
         </color>
        </brush>
       </colorrole>
       <colorrole role="PlaceholderText">
        <brush brushstyle="SolidPattern">
         <color alpha="128">
          <red>255</red>
          <green>255</green>
          <blue>255</blue>
         </color>
        </brush>
       </colorrole>
      </inactive>
      <disabled>
       <colorrole role="WindowText">
        <brush brushstyle="SolidPattern">
         <color alpha="255">
          <red>255</red>
          <green>255</green>
          <blue>255</blue>
         </color>
        </brush>
       </colorrole>
       <colorrole role="Button">
        <brush brushstyle="SolidPattern">
         <color alpha="255">
          <red>0</red>
          <green>0</green>
          <blue>0</blue>
         </color>
        </brush>
       </colorrole>
       <colorrole role="Text">
        <brush brushstyle="SolidPattern">
         <color alpha="255">
          <red>255</red>
          <green>255</green>
          <blue>255</blue>
         </color>
        </brush>
       </colorrole>
       <colorrole role="ButtonText">
        <brush brushstyle="SolidPattern">
         <color alpha="255">
          <red>255</red>
          <green>255</green>
          <blue>255</blue>
         </color>
        </brush>
       </colorrole>
       <colorrole role="Base">
        <brush brushstyle="SolidPattern">
         <color alpha="255">
          <red>0</red>
          <green>0</green>
          <blue>0</blue>
         </color>
        </brush>
       </colorrole>
       <colorrole role="Window">
        <brush brushstyle="SolidPattern">
         <color alpha="255">
          <red>0</red>
          <green>0</green>
          <blue>0</blue>
         </color>
        </brush>
       </colorrole>
       <colorrole role="PlaceholderText">
        <brush brushstyle="SolidPattern">
         <color alpha="128">
          <red>0</red>
          <green>0</green>
          <blue>0</blue>
         </color>
        </brush>
       </colorrole>
      </disabled>
     </palette>
    </property>
    <property name="autoFillBackground">
     <bool>false</bool>
    </property>
    <property name="styleSheet">
     <string notr="true">background-color: rgb(0, 0, 0);
color: rgb(255, 255, 255);
background-color: rgb(0, 0, 0);</string>
    </property>
    <property name="text">
     <string>  PARTIDA</string>
    </property>
   </widget>
   <zorder>progressBar</zorder>
   <zorder>widget</zorder>
   <zorder>puntaje_2</zorder>
   <zorder>aciertos_2</zorder>
   <zorder>errores_2</zorder>
   <zorder>fallos_2</zorder>
   <zorder>aciertos</zorder>
   <zorder>errores</zorder>
   <zorder>fallos</zorder>
   <zorder>estado1</zorder>
   <zorder>puntaje</zorder>
   <zorder>record_2</zorder>
   <zorder>record</zorder>
   <zorder>pushButton</zorder>
   <zorder>partida_2</zorder>
   <zorder>partida</zorder>
  </widget>
  <widget class="QMenuBar" name="menubar">
   <property name="geometry">
    <rect>
     <x>0</x>
     <y>0</y>
     <width>840</width>
     <height>17</height>
    </rect>
   </property>
   <property name="styleSheet">
    <string notr="true">QMenuBar {    
	color: rgb(255, 255, 255);
	background-color: rgb(76,74,72);
    spacing: 0px; /* spacing between menu bar items */
}

QMenuBar::item {
    padding: 1px 4px;
    background: transparent;
}

QMenuBar::item:selected { /* when selected using mouse or keyboard */
    background: #757575;
}</string>
   </property>
   <property name="defaultUp">
    <bool>false</bool>
   </property>
   <widget class="QMenu" name="menuMenu">
    <property name="contextMenuPolicy">
     <enum>Qt::CustomContextMenu</enum>
    </property>
    <property name="autoFillBackground">
     <bool>false</bool>
    </property>
    <property name="styleSheet">
     <string notr="true">selection-background-color: rgb(117, 117, 117);
color: rgb(255, 255, 255);</string>
    </property>
    <property name="title">
     <string>Menu</string>
    </property>
    <addaction name="actionSalir"/>
    <addaction name="Conectar"/>
    <addaction name="Desconectar"/>
    <addaction name="Escaneo_de_puertos"/>
   </widget>
   <addaction name="menuMenu"/>
  </widget>
  <action name="actionSalir">
   <property name="text">
    <string>Salir</string>
   </property>
  </action>
  <action name="actionEscaneo_de_Puertos">
   <property name="text">
    <string>Escaneo de Puertos</string>
   </property>
  </action>
  <action name="actionDesconectar">
   <property name="text">
    <string>Desconectar</string>
   </property>
   <property name="toolTip">
    <string>Desconectar</string>
   </property>
  </action>
  <action name="actionConectar">
   <property name="text">
    <string>Conectar</string>
   </property>
  </action>
  <action name="Conectar">
   <property name="text">
    <string>Conectar</string>
   </property>
  </action>
  <action name="Desconectar">
   <property name="text">
    <string>Desconectar</string>
   </property>
  </action>
  <action name="Escaneo_de_puertos">
   <property name="text">
    <string>Escaneo de puertos</string>
   </property>
  </action>
 </widget>
 <tabstops>
  <tabstop>pushButton</tabstop>
 </tabstops>
 <resources/>
 <connections/>
</ui>
